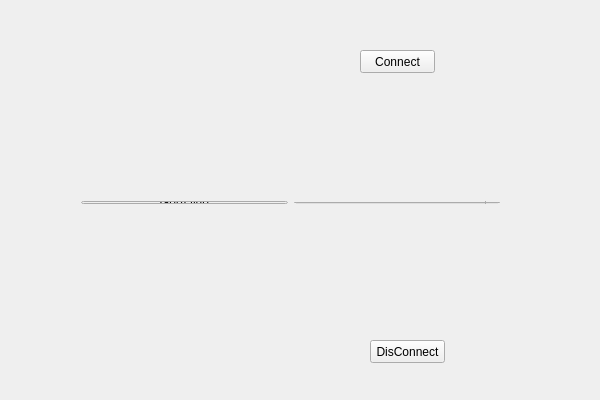
<?xml version="1.0" encoding="UTF-8"?>
<ui version="4.0">
 <class>SerialDeviceTestClass</class>
 <widget class="QWidget" name="SerialDeviceTestClass">
  <property name="geometry">
   <rect>
    <x>0</x>
    <y>0</y>
    <width>600</width>
    <height>400</height>
   </rect>
  </property>
  <property name="windowTitle">
   <string>SerialDeviceTest</string>
  </property>
  <widget class="QPushButton" name="pbConnect">
   <property name="geometry">
    <rect>
     <x>360</x>
     <y>50</y>
     <width>75</width>
     <height>23</height>
    </rect>
   </property>
   <property name="text">
    <string>Connect</string>
   </property>
  </widget>
  <widget class="QPushButton" name="pbDisconnect">
   <property name="geometry">
    <rect>
     <x>370</x>
     <y>340</y>
     <width>75</width>
     <height>23</height>
    </rect>
   </property>
   <property name="text">
    <string>DisConnect</string>
   </property>
  </widget>
  <widget class="QWidget" name="layoutWidget">
   <property name="geometry">
    <rect>
     <x>70</x>
     <y>190</y>
     <width>441</width>
     <height>25</height>
    </rect>
   </property>
   <layout class="QHBoxLayout" name="horizontalLayout">
    <item>
     <widget class="QPushButton" name="pbGetValue">
      <property name="text">
       <string>GetValue</string>
      </property>
     </widget>
    </item>
    <item>
     <widget class="QDoubleSpinBox" name="doubleSpinBox">
      <property name="decimals">
       <number>3</number>
      </property>
      <property name="maximum">
       <double>1000.000000000000000</double>
      </property>
     </widget>
    </item>
   </layout>
  </widget>
 </widget>
 <layoutdefault spacing="6" margin="11"/>
 <resources>
  <include location="SerialDeviceTest.qrc"/>
 </resources>
 <connections/>
</ui>
